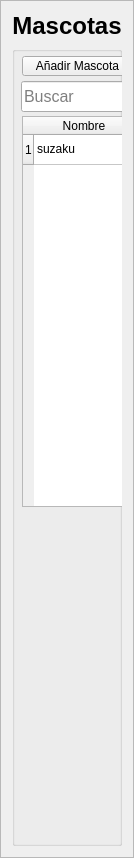
             <widget class="QFrame" name="petFrame">
              <property name="sizePolicy">
               <sizepolicy hsizetype="Expanding" vsizetype="Expanding">
                <horstretch>0</horstretch>
                <verstretch>0</verstretch>
               </sizepolicy>
              </property>
              <property name="maximumSize">
               <size>
                <width>0</width>
                <height>16777215</height>
               </size>
              </property>
              <property name="frameShape">
               <enum>QFrame::StyledPanel</enum>
              </property>
              <property name="frameShadow">
               <enum>QFrame::Raised</enum>
              </property>
              <layout class="QVBoxLayout" name="verticalLayout_18">
               <item alignment="Qt::AlignTop">
                <widget class="QLabel" name="label_8">
                 <property name="font">
                  <font>
                   <pointsize>18</pointsize>
                   <weight>75</weight>
                   <bold>true</bold>
                  </font>
                 </property>
                 <property name="text">
                  <string>Mascotas</string>
                 </property>
                 <property name="alignment">
                  <set>Qt::AlignCenter</set>
                 </property>
                </widget>
               </item>
               <item>
                <widget class="QGroupBox" name="groupBox_4">
                 <property name="minimumSize">
                  <size>
                   <width>0</width>
                   <height>800</height>
                  </size>
                 </property>
                 <property name="title">
                  <string/>
                 </property>
                 <widget class="QPushButton" name="addPet">
                  <property name="geometry">
                   <rect>
                    <x>10</x>
                    <y>10</y>
                    <width>111</width>
                    <height>20</height>
                   </rect>
                  </property>
                  <property name="cursor">
                   <cursorShape>PointingHandCursor</cursorShape>
                  </property>
                  <property name="text">
                   <string>Añadir Mascota</string>
                  </property>
                  <property name="icon">
                   <iconset resource="icons.qrc">
                    <normaloff>:/icons/icons/user-plus.svg</normaloff>:/icons/icons/user-plus.svg</iconset>
                  </property>
                 </widget>
                 <widget class="QPushButton" name="editPet">
                  <property name="geometry">
                   <rect>
                    <x>130</x>
                    <y>10</y>
                    <width>121</width>
                    <height>20</height>
                   </rect>
                  </property>
                  <property name="cursor">
                   <cursorShape>PointingHandCursor</cursorShape>
                  </property>
                  <property name="text">
                   <string>Editar Editar</string>
                  </property>
                  <property name="icon">
                   <iconset resource="icons.qrc">
                    <normaloff>:/icons/icons/user-check.svg</normaloff>:/icons/icons/user-check.svg</iconset>
                  </property>
                 </widget>
                 <widget class="QTableWidget" name="tablePets">
                  <property name="geometry">
                   <rect>
                    <x>10</x>
                    <y>70</y>
                    <width>391</width>
                    <height>391</height>
                   </rect>
                  </property>
                  <property name="styleSheet">
                   <string notr="true"/>
                  </property>
                  <row>
                   <property name="text">
                    <string>1</string>
                   </property>
                   <property name="foreground">
                    <brush brushstyle="SolidPattern">
                     <color alpha="255">
                      <red>0</red>
                      <green>0</green>
                      <blue>0</blue>
                     </color>
                    </brush>
                   </property>
                  </row>
                  <column>
                   <property name="text">
                    <string>Nombre</string>
                   </property>
                   <property name="background">
                    <color>
                     <red>255</red>
                     <green>0</green>
                     <blue>0</blue>
                    </color>
                   </property>
                   <property name="foreground">
                    <brush brushstyle="SolidPattern">
                     <color alpha="255">
                      <red>0</red>
                      <green>0</green>
                      <blue>0</blue>
                     </color>
                    </brush>
                   </property>
                  </column>
                  <column>
                   <property name="text">
                    <string>Raza</string>
                   </property>
                   <property name="foreground">
                    <brush brushstyle="SolidPattern">
                     <color alpha="255">
                      <red>0</red>
                      <green>0</green>
                      <blue>0</blue>
                     </color>
                    </brush>
                   </property>
                  </column>
                  <column>
                   <property name="text">
                    <string>Dueño</string>
                   </property>
                   <property name="foreground">
                    <brush brushstyle="SolidPattern">
                     <color alpha="255">
                      <red>0</red>
                      <green>0</green>
                      <blue>0</blue>
                     </color>
                    </brush>
                   </property>
                  </column>
                  <item row="0" column="0">
                   <property name="text">
                    <string>suzaku</string>
                   </property>
                  </item>
                  <item row="0" column="1">
                   <property name="text">
                    <string>shin</string>
                   </property>
                  </item>
                  <item row="0" column="2">
                   <property name="text">
                    <string>asdajk</string>
                   </property>
                  </item>
                 </widget>
                 <widget class="QPushButton" name="delPet">
                  <property name="geometry">
                   <rect>
                    <x>260</x>
                    <y>10</y>
                    <width>111</width>
                    <height>21</height>
                   </rect>
                  </property>
                  <property name="cursor">
                   <cursorShape>PointingHandCursor</cursorShape>
                  </property>
                  <property name="text">
                   <string>Borrar Borrar</string>
                  </property>
                  <property name="icon">
                   <iconset resource="icons.qrc">
                    <normaloff>:/icons/icons/user-x.svg</normaloff>:/icons/icons/user-x.svg</iconset>
                  </property>
                 </widget>
                 <widget class="QFrame" name="FaddPet">
                  <property name="geometry">
                   <rect>
                    <x>459</x>
                    <y>39</y>
                    <width>0</width>
                    <height>461</height>
                   </rect>
                  </property>
                  <property name="maximumSize">
                   <size>
                    <width>0</width>
                    <height>16777215</height>
                   </size>
                  </property>
                  <property name="frameShape">
                   <enum>QFrame::StyledPanel</enum>
                  </property>
                  <property name="frameShadow">
                   <enum>QFrame::Raised</enum>
                  </property>
                  <widget class="QLabel" name="label_25">
                   <property name="geometry">
                    <rect>
                     <x>0</x>
                     <y>10</y>
                     <width>351</width>
                     <height>41</height>
                    </rect>
                   </property>
                   <property name="font">
                    <font>
                     <pointsize>16</pointsize>
                    </font>
                   </property>
                   <property name="text">
                    <string>Añadir Mascota</string>
                   </property>
                   <property name="alignment">
                    <set>Qt::AlignCenter</set>
                   </property>
                  </widget>
                  <widget class="QLineEdit" name="lineEdit_13">
                   <property name="geometry">
                    <rect>
                     <x>30</x>
                     <y>60</y>
                     <width>281</width>
                     <height>41</height>
                    </rect>
                   </property>
                   <property name="font">
                    <font>
                     <pointsize>16</pointsize>
                    </font>
                   </property>
                   <property name="placeholderText">
                    <string>Nombre de Mascota</string>
                   </property>
                  </widget>
                  <widget class="QLineEdit" name="lineEdit_14">
                   <property name="geometry">
                    <rect>
                     <x>30</x>
                     <y>100</y>
                     <width>281</width>
                     <height>41</height>
                    </rect>
                   </property>
                   <property name="font">
                    <font>
                     <pointsize>16</pointsize>
                    </font>
                   </property>
                   <property name="placeholderText">
                    <string>Raza</string>
                   </property>
                  </widget>
                  <widget class="QComboBox" name="comboBox_4">
                   <property name="geometry">
                    <rect>
                     <x>30</x>
                     <y>200</y>
                     <width>281</width>
                     <height>31</height>
                    </rect>
                   </property>
                   <property name="font">
                    <font>
                     <pointsize>16</pointsize>
                    </font>
                   </property>
                   <property name="cursor">
                    <cursorShape>PointingHandCursor</cursorShape>
                   </property>
                   <property name="currentText">
                    <string/>
                   </property>
                  </widget>
                  <widget class="QLineEdit" name="lineEdit_15">
                   <property name="geometry">
                    <rect>
                     <x>30</x>
                     <y>140</y>
                     <width>281</width>
                     <height>41</height>
                    </rect>
                   </property>
                   <property name="font">
                    <font>
                     <pointsize>16</pointsize>
                    </font>
                   </property>
                   <property name="placeholderText">
                    <string>Buscar Cliente</string>
                   </property>
                  </widget>
                  <widget class="QPushButton" name="pushButton_12">
                   <property name="geometry">
                    <rect>
                     <x>70</x>
                     <y>300</y>
                     <width>231</width>
                     <height>41</height>
                    </rect>
                   </property>
                   <property name="font">
                    <font>
                     <pointsize>16</pointsize>
                     <weight>75</weight>
                     <bold>true</bold>
                    </font>
                   </property>
                   <property name="cursor">
                    <cursorShape>PointingHandCursor</cursorShape>
                   </property>
                   <property name="text">
                    <string>Añadir Mascota</string>
                   </property>
                   <property name="icon">
                    <iconset resource="icons.qrc">
                     <normaloff>:/icons/icons/github.svg</normaloff>:/icons/icons/github.svg</iconset>
                   </property>
                  </widget>
                 </widget>
                 <widget class="QFrame" name="FmodPet">
                  <property name="geometry">
                   <rect>
                    <x>510</x>
                    <y>30</y>
                    <width>0</width>
                    <height>461</height>
                   </rect>
                  </property>
                  <property name="maximumSize">
                   <size>
                    <width>0</width>
                    <height>16777215</height>
                   </size>
                  </property>
                  <property name="frameShape">
                   <enum>QFrame::StyledPanel</enum>
                  </property>
                  <property name="frameShadow">
                   <enum>QFrame::Raised</enum>
                  </property>
                  <widget class="QLabel" name="label_26">
                   <property name="geometry">
                    <rect>
                     <x>0</x>
                     <y>10</y>
                     <width>351</width>
                     <height>41</height>
                    </rect>
                   </property>
                   <property name="font">
                    <font>
                     <pointsize>16</pointsize>
                    </font>
                   </property>
                   <property name="text">
                    <string>Modificar Mascota</string>
                   </property>
                   <property name="alignment">
                    <set>Qt::AlignCenter</set>
                   </property>
                  </widget>
                  <widget class="QLineEdit" name="lineEdit_16">
                   <property name="geometry">
                    <rect>
                     <x>30</x>
                     <y>60</y>
                     <width>281</width>
                     <height>41</height>
                    </rect>
                   </property>
                   <property name="font">
                    <font>
                     <pointsize>16</pointsize>
                    </font>
                   </property>
                   <property name="placeholderText">
                    <string>Nombre de Mascota</string>
                   </property>
                  </widget>
                  <widget class="QLineEdit" name="lineEdit_17">
                   <property name="geometry">
                    <rect>
                     <x>30</x>
                     <y>100</y>
                     <width>281</width>
                     <height>41</height>
                    </rect>
                   </property>
                   <property name="font">
                    <font>
                     <pointsize>16</pointsize>
                    </font>
                   </property>
                   <property name="placeholderText">
                    <string>Raza</string>
                   </property>
                  </widget>
                  <widget class="QComboBox" name="comboBox_5">
                   <property name="geometry">
                    <rect>
                     <x>30</x>
                     <y>200</y>
                     <width>281</width>
                     <height>31</height>
                    </rect>
                   </property>
                   <property name="font">
                    <font>
                     <pointsize>16</pointsize>
                    </font>
                   </property>
                   <property name="cursor">
                    <cursorShape>PointingHandCursor</cursorShape>
                   </property>
                   <property name="currentText">
                    <string/>
                   </property>
                  </widget>
                  <widget class="QLineEdit" name="lineEdit_18">
                   <property name="geometry">
                    <rect>
                     <x>30</x>
                     <y>140</y>
                     <width>281</width>
                     <height>41</height>
                    </rect>
                   </property>
                   <property name="font">
                    <font>
                     <pointsize>16</pointsize>
                    </font>
                   </property>
                   <property name="placeholderText">
                    <string>Buscar Cliente</string>
                   </property>
                  </widget>
                  <widget class="QPushButton" name="pushButton_13">
                   <property name="geometry">
                    <rect>
                     <x>70</x>
                     <y>300</y>
                     <width>231</width>
                     <height>41</height>
                    </rect>
                   </property>
                   <property name="font">
                    <font>
                     <pointsize>16</pointsize>
                     <weight>75</weight>
                     <bold>true</bold>
                    </font>
                   </property>
                   <property name="cursor">
                    <cursorShape>PointingHandCursor</cursorShape>
                   </property>
                   <property name="text">
                    <string>Editar Mascota</string>
                   </property>
                   <property name="icon">
                    <iconset resource="icons.qrc">
                     <normaloff>:/icons/icons/github.svg</normaloff>:/icons/icons/github.svg</iconset>
                   </property>
                  </widget>
                 </widget>
                 <widget class="QLineEdit" name="FindPet">
                  <property name="geometry">
                   <rect>
                    <x>9</x>
                    <y>35</y>
                    <width>301</width>
                    <height>31</height>
                   </rect>
                  </property>
                  <property name="minimumSize">
                   <size>
                    <width>250</width>
                    <height>0</height>
                   </size>
                  </property>
                  <property name="font">
                   <font>
                    <pointsize>12</pointsize>
                    <weight>50</weight>
                    <bold>false</bold>
                   </font>
                  </property>
                  <property name="placeholderText">
                   <string>Buscar</string>
                  </property>
                 </widget>
                 <widget class="QPushButton" name="pushButton_14">
                  <property name="geometry">
                   <rect>
                    <x>309</x>
                    <y>35</y>
                    <width>41</width>
                    <height>31</height>
                   </rect>
                  </property>
                  <property name="cursor">
                   <cursorShape>PointingHandCursor</cursorShape>
                  </property>
                  <property name="text">
                   <string/>
                  </property>
                  <property name="icon">
                   <iconset resource="icons.qrc">
                    <normaloff>:/icons/icons/search.svg</normaloff>:/icons/icons/search.svg</iconset>
                  </property>
                  <property name="iconSize">
                   <size>
                    <width>24</width>
                    <height>24</height>
                   </size>
                  </property>
                 </widget>
                </widget>
               </item>
              </layout>
             </widget>
